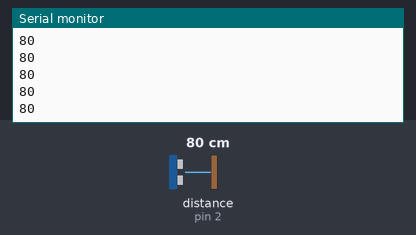
Recording of a sketch running on a simulated Arduino Uno, built with avr-gcc and run on an emulated ATmega328P. Parts: the last lines printed to the serial monitor. Wiring (inferred from the names in the program): ultrasonic range finder: trigger pin 3; echo pin 2. The test bench sets the inputs (shaded band); at power-on: distance to the obstacle (sensor on pin 2) 80 cm. The echo pulse lasts 58.3 µs per cm.

Above: at 1.2 s.
1.3 s: distance to the obstacle (sensor on pin 2) set to 2 cm
At 1.34 s:
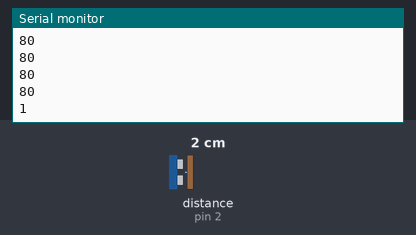
2.8 s: distance to the obstacle (sensor on pin 2) set to 4 cm
At 2.81 s:
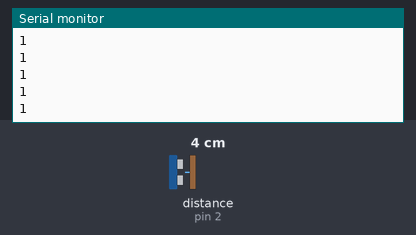
Timing chart, 0 to 5.8 s (numbered marks = the images above; inputs shaded):
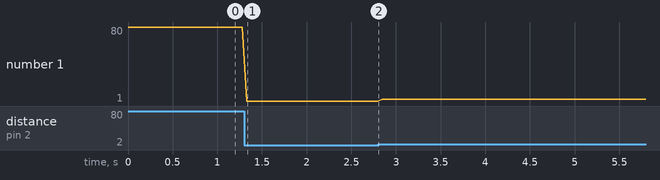

Measured:
- after the input at 1.3 s, the serial monitor: prints a new line at once (image 1)
- plotted number 1: 80 → 1 after the input at 1.3 s, 1 → 3 after the input at 2.8 s

The sketch:

ULTRA_SONIC.ino
```cpp
int ECHOPIN = 2;  // Sets ECHO channel //
int TRIGPIN = 3;  // Sets TRIGGER channel //

void setup() {
Serial.begin(9600);  // Sets data stream speed from the Arduino Board to the connected Serial Screen //
pinMode(ECHOPIN,INPUT);  // Sets ECHO Channel as Digital Pin (2) for receiving data //
pinMode(TRIGPIN,OUTPUT);  // Sets TRIGGER Channel as Digital Pin (3) for sending data //
}

void loop() {
digitalWrite(TRIGPIN,LOW);  // Sets TRIGGER Channel to 0v for creating a signal //
delayMicroseconds(2);  // 2 MicroSec time delay //
digitalWrite(TRIGPIN,HIGH);  // Sets TRIGGER Channel to 5v for launching a signal //
delayMicroseconds(10);  // 10 MicroSec time delay //
digitalWrite(TRIGPIN,LOW);  // Sets TRIGGER Channel back to 0v in order to turn off the signal //
int distance = pulseIn(ECHOPIN,HIGH);  // Sets a veriable for launched signal pulse in time (MicroSec) as the distance the signal traveled //
distance = distance/58;  // Sets again the same veriable for calculating the distance (cm) //
Serial.println(distance);  // Prints the distance (cm) measured by the Sensor on a connected Serial Screen //
delay(50);  // 50 MicroSec time delay //
}

// *************** This Arduino Project uses an Ultra Sonic sensor for measuring distance (cm)  *************** //
  // ************* /!\ DO NOT ACTIVATE this code if pets are nearby, dogs in particular /!\  **************** //
```
